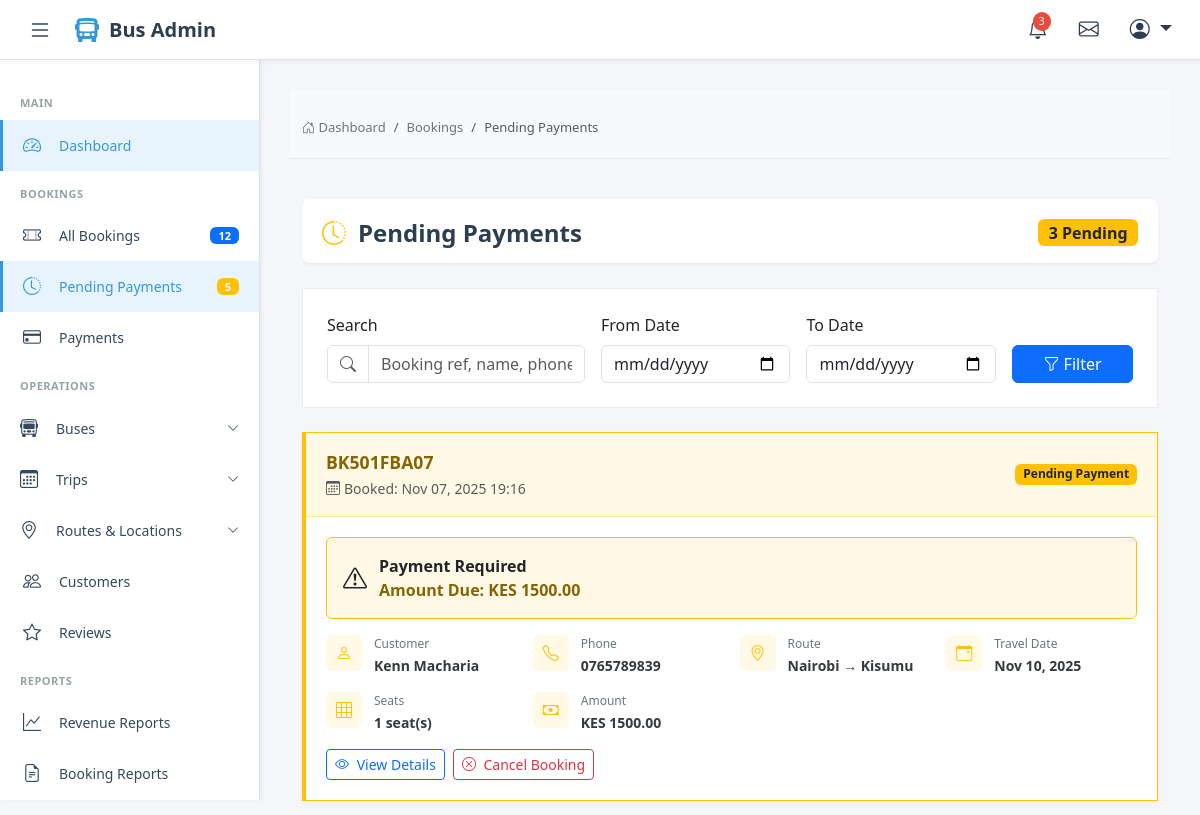
The page /admin-bookings/pending-payments/ (signed in, upper part) on the database as committed earlier.
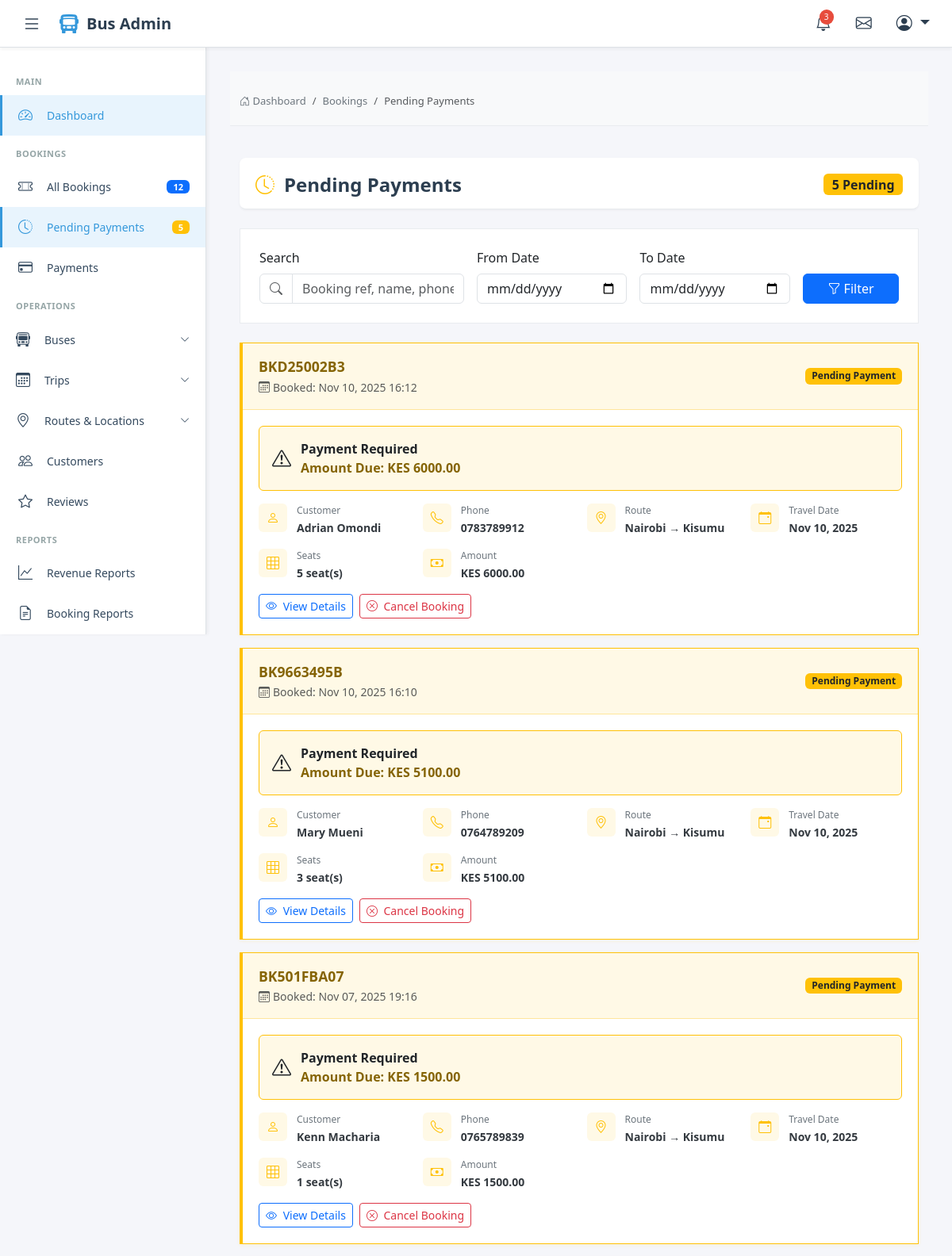
The same page on the database as committed later.
### website_application/models.py (models this page shows, shortened)
class Booking(models.Model):
    BOOKING_STATUS_CHOICES = [
        ('pending', 'Pending Payment'),
        ('paid', 'Paid'),
        ('confirmed', 'Confirmed'),
        ('cancelled', 'Cancelled'),
        ('completed', 'Completed'),
    ]
    booking_reference = models.CharField(max_length=20, unique=True, editable=False)
    trip = models.ForeignKey(Trip, on_delete=models.CASCADE, related_name='bookings')
    customer_full_name = models.CharField(max_length=200)
    customer_id_number = models.CharField(max_length=50)
    customer_email = models.EmailField()
    customer_phone = models.CharField(max_length=20)
    boarding_point = models.ForeignKey(
        BoardingPoint,
        on_delete=models.PROTECT,
        related_name='pickup_bookings'
    )
    dropping_point = models.ForeignKey(
        BoardingPoint,
        on_delete=models.PROTECT,
        related_name='dropoff_bookings'
    )
    total_amount = models.DecimalField(max_digits=10, decimal_places=2)
    status = models.CharField(max_length=20, choices=BOOKING_STATUS_CHOICES, default='pending')
    created_at = models.DateTimeField(auto_now_add=True)
    updated_at = models.DateTimeField(auto_now=True)

class Trip(models.Model):
    TRIP_STATUS_CHOICES = [
        ('scheduled', 'Scheduled'),
        ('boarding', 'Boarding'),
        ('departed', 'Departed'),
        ('completed', 'Completed'),
        ('cancelled', 'Cancelled'),
    ]
    bus = models.ForeignKey(Bus, on_delete=models.CASCADE, related_name='trips')
    route = models.ForeignKey(Route, on_delete=models.CASCADE, related_name='trips')
    departure_date = models.DateField()
    departure_time = models.TimeField()
    arrival_time = models.TimeField()
    base_fare_vip = models.DecimalField(max_digits=10, decimal_places=2)
    base_fare_business = models.DecimalField(max_digits=10, decimal_places=2)
    base_fare_normal = models.DecimalField(max_digits=10, decimal_places=2)
    status = models.CharField(max_length=20, choices=TRIP_STATUS_CHOICES, default='scheduled')
    is_active = models.BooleanField(default=True)
    created_at = models.DateTimeField(auto_now_add=True)
    class Meta:
        ordering = ['departure_date', 'departure_time']
        unique_together = ['bus', 'departure_date', 'departure_time']

class Route(models.Model):
    origin = models.ForeignKey(Location, on_delete=models.CASCADE, related_name='routes_from')
    destination = models.ForeignKey(Location, on_delete=models.CASCADE, related_name='routes_to')
    distance_km = models.DecimalField(max_digits=6, decimal_places=2)
    estimated_duration = models.DurationField(help_text="Estimated travel time")
    is_active = models.BooleanField(default=True)
    class Meta:
        unique_together = ['origin', 'destination']

class Location(models.Model):
    name = models.CharField(max_length=200)
    slug = models.SlugField(unique=True)
    county = models.CharField(max_length=100)
    is_active = models.BooleanField(default=True)

### website_application/views.py (the view)
# urls.py: path('admin-bookings/pending-payments/', views.pending_payments, name='pending_payments'),
@staff_member_required
def pending_payments(request):
    search = request.GET.get('search', '')
    date_from = request.GET.get('date_from', '')
    date_to = request.GET.get('date_to', '')
    bookings = Booking.objects.filter(
        status='pending'
    ).select_related(
        'trip__bus__operator',
        'trip__route__origin',
        'trip__route__destination'
    ).prefetch_related(
        'seat_bookings',
        'payments'
    ).annotate(
        seats_count=Count('seat_bookings')
    ).order_by('-created_at')
    if search:
        bookings = bookings.filter(
            Q(booking_reference__icontains=search) |
            Q(customer_full_name__icontains=search) |
            Q(customer_phone__icontains=search)
        )
    if date_from:
        date_from_obj = datetime.strptime(date_from, '%Y-%m-%d').date()
        bookings = bookings.filter(created_at__date__gte=date_from_obj)
    if date_to:
        date_to_obj = datetime.strptime(date_to, '%Y-%m-%d').date()
        bookings = bookings.filter(created_at__date__lte=date_to_obj)
    context = {
        'bookings': bookings,
        'search': search,
        'date_from': date_from,
        'date_to': date_to,
    }
    return render(request, 'admin/bookings/pending_payments.html', context)

### templates/admin/bookings/pending_payments.html (shortened to what the changed rows need)
{% extends 'admin_base.html' %}
{% load static %}
{% block content %}
<div class="container-fluid py-3">
    <div class="page-header">
        <h1 class="page-title">
            <i class="bi bi-clock-history text-warning"></i>
            Pending Payments
        </h1>
        <div class="d-flex gap-2">
            <span class="badge bg-warning text-dark fs-6">{{ bookings.count }} Pending</span>
        </div>
    </div>
    {% if bookings %}
    <div class="row">
        {% for booking in bookings %}
        <div class="col-12">
            <div class="pending-card">
                <div class="pending-header">
                    <div>
                        <div class="booking-ref">{{ booking.booking_reference }}</div>
                        <small class="text-muted">
                            <i class="bi bi-calendar3 me-1"></i>Booked: {{ booking.created_at|date:"M d, Y H:i" }}
                        </small>
                    </div>
                    <span class="badge bg-warning text-dark">Pending Payment</span>
                </div>
                <div class="pending-body">
                    <div class="alert-warning-custom">
                        <i class="bi bi-exclamation-triangle fs-4"></i>
                        <div>
                            <strong>Payment Required</strong>
                            <div class="time-remaining">
                                Amount Due: KES {{ booking.total_amount|floatformat:2 }}
                            </div>
                        </div>
                    </div>
                    <div class="pending-info">
                        <div class="info-item">
                            <div class="info-icon">
                                <i class="bi bi-person"></i>
                            </div>
                            <div class="info-details">
                                <div class="info-label">Customer</div>
                                <div class="info-value">{{ booking.customer_full_name }}</div>
                            </div>
                        </div>
                        <div class="info-item">
                            <div class="info-icon">
                                <i class="bi bi-telephone"></i>
                            </div>
                            <div class="info-details">
                                <div class="info-label">Phone</div>
                                <div class="info-value">{{ booking.customer_phone }}</div>
                            </div>
                        </div>
                        <div class="info-item">
                            <div class="info-icon">
                                <i class="bi bi-geo-alt"></i>
                            </div>
                            <div class="info-details">
                                <div class="info-label">Route</div>
                                <div class="info-value">
                                    {{ booking.trip.route.origin.name }} → {{ booking.trip.route.destination.name }}
                                </div>
                            </div>
                        </div>
                        <div class="info-item">
                            <div class="info-icon">
                                <i class="bi bi-calendar-event"></i>
                            </div>
                            <div class="info-details">
                                <div class="info-label">Travel Date</div>
                                <div class="info-value">{{ booking.trip.departure_date|date:"M d, Y" }}</div>
                            </div>
                        </div>
                        <div class="info-item">
                            <div class="info-icon">
                                <i class="bi bi-grid-3x3"></i>
                            </div>
                            <div class="info-details">
                                <div class="info-label">Seats</div>
                                <div class="info-value">{{ booking.seats_count }} seat(s)</div>
                            </div>
                        </div>
                        <div class="info-item">
                            <div class="info-icon">
                                <i class="bi bi-cash"></i>
                            </div>
                            <div class="info-details">
                                <div class="info-label">Amount</div>
                                <div class="info-value">KES {{ booking.total_amount|floatformat:2 }}</div>
                            </div>
                        </div>
                    </div>
                    <div class="d-flex gap-2">
                        <a href="{% url 'booking_detail' booking.pk %}" class="btn btn-outline-primary btn-sm">
                            <i class="bi bi-eye me-1"></i> View Details
                        </a>
                        <button class="btn btn-outline-danger btn-sm" onclick="cancelBooking({{ booking.pk }})">
                            <i class="bi bi-x-circle me-1"></i> Cancel Booking
                        </button>
                    </div>
                </div>
            </div>
        </div>
        {% endfor %}
    </div>
    {% endif %}
</div>
{% endblock %}

Rows that differ between the two databases and show on the page:
added Booking: booking_reference "BKD25002B3", created_at "Nov 10, 2025 16:12", total_amount "6000.00", customer_full_name "Adrian Omondi", customer_phone "0783789912", trip.route.origin.name "Nairobi", trip.route.destination.name "Kisumu", trip.departure_date "Nov 10, 2025", seats_count "5"
added Booking: booking_reference "BK9663495B", created_at "Nov 10, 2025 16:10", total_amount "5100.00", customer_full_name "Mary Mueni", customer_phone "0764789209", trip.route.origin.name "Nairobi", trip.route.destination.name "Kisumu", trip.departure_date "Nov 10, 2025", seats_count "3"
Other text that changed with them:
{{ bookings.count }}: "3" → "5"
